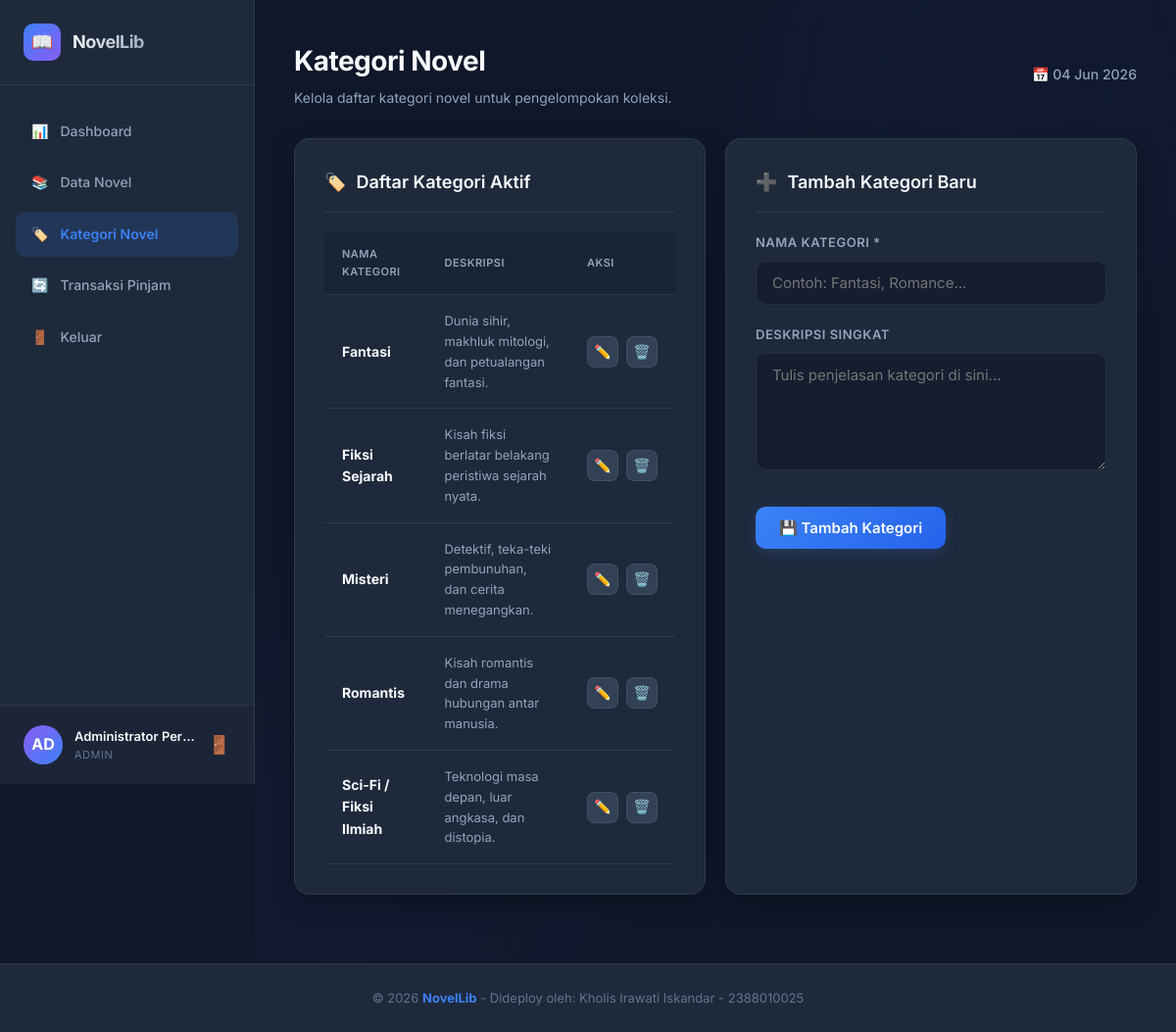
The app's page /categories.php (signed in) with its own data.
### tables this page shows
CREATE TABLE IF NOT EXISTS `categories` (
  `id` INT AUTO_INCREMENT PRIMARY KEY,
  `name` VARCHAR(50) NOT NULL UNIQUE,
  `description` TEXT DEFAULT NULL
);

### categories.php (the view, shortened to what this page needs)
<?php
require_once 'includes/header.php';
$edit_mode = false;
$edit_name = '';
$edit_desc = '';
?>
<div class="form-grid">
    <div class="card-section">
        <div class="section-title">
            <span>🏷️</span> Daftar Kategori Aktif
        </div>
        <div class="table-responsive">
            <table class="data-table">
                <thead>
                    <tr>
                        <th>Nama Kategori</th>
                        <th>Deskripsi</th>
                        <th style="width: 100px;">Aksi</th>
                    </tr>
                </thead>
                <tbody>
                    <?php
                    try {
                        $stmt = $pdo->query("SELECT * FROM categories ORDER BY name ASC");
                        $categories = $stmt->fetchAll();
                        if (count($categories) > 0) {
                            foreach ($categories as $row) {
                                echo "<tr>";
                                echo "<td><strong>" . htmlspecialchars($row['name']) . "</strong></td>";
                                echo "<td style='color: var(--text-secondary); font-size:13px;'>" . htmlspecialchars($row['description'] ?? '-') . "</td>";
                                echo "<td>
                                        <div class='actions-btn-group'>
                                            <a href='categories.php?edit_id={$row['id']}' class='btn-icon edit' title='Edit'>✏️</a>
                                            <a href='categories.php?delete_id={$row['id']}' class='btn-icon delete' title='Hapus' onclick=\"return confirm('Apakah Anda yakin ingin menghapus kategori ini? Novel dengan kategori ini akan dikosongkan kategorinya.');\">🗑️</a>
                                        </div>
                                      </td>";
                                echo "</tr>";
                            }
                        } else {
                            echo "<tr><td colspan='3' style='text-align: center; color: var(--text-muted);'>Belum ada data kategori.</td></tr>";
                        }
                    } catch (PDOException $e) {
                        echo "<tr><td colspan='3' class='alert alert-danger'>Gagal memuat data.</td></tr>";
                    }
                    ?>
                </tbody>
            </table>
        </div>
    </div>
    <div class="card-section">
        <div class="section-title">
            <span><?php echo $edit_mode ? '✏️' : '➕'; ?></span>
            <?php echo $edit_mode ? 'Edit Kategori' : 'Tambah Kategori Baru'; ?>
        </div>
        <form action="categories.php" method="POST">
            <div class="form-group">
                <label for="name">Nama Kategori *</label>
                <input type="text" id="name" name="name" class="input-control" placeholder="Contoh: Fantasi, Romance..." required value="<?php echo htmlspecialchars($edit_name); ?>">
            </div>
            <div class="form-group">
                <label for="description">Deskripsi Singkat</label>
                <textarea id="description" name="description" class="input-control" placeholder="Tulis penjelasan kategori di sini..." style="min-height: 120px;"><?php echo htmlspecialchars($edit_desc); ?></textarea>
            </div>
            <div style="margin-top: 30px;">
                <button type="submit" class="btn btn-primary">
                    <?php echo $edit_mode ? '💾 Perbarui Kategori' : '💾 Tambah Kategori'; ?>
                </button>
            </div>
        </form>
    </div>
</div>
<?php
require_once 'includes/footer.php';
?>

### assets/css/style.css (style rules this page uses)
:root { --bg-primary: #0f172a; --bg-secondary: #1e293b; --bg-accent: #334155; --text-primary: #f8fafc; --text-secondary: #94a3b8; --text-muted: #64748b; --primary: #3b82f6; --primary-hover: #2563eb; --primary-light: rgba(59, 130, 246, 0.15); --success: #10b981; --success-hover: #059669; --success-light: rgba(16, 185, 129, 0.15); --warning: #f59e0b; --warning-light: rgba(245, 158, 11, 0.15); --danger: #ef4444; --danger-hover: #dc2626; --danger-light: rgba(239, 68, 68, 0.15); --purple: #8b5cf6; --purple-light: rgba(139, 92, 246, 0.15); --border-color: rgba(255, 255, 255, 0.08); --card-shadow: 0 10px 30px -10px rgba(0, 0, 0, 0.5); --font-main: 'Inter', -apple-system, BlinkMacSystemFont, "Segoe UI", Roboto, sans-serif; --transition: all 0.3s cubic-bezier(0.4, 0, 0.2, 1); }
* { margin: 0; padding: 0; box-sizing: border-box; }
body { font-family: var(--font-main); background-color: var(--bg-primary); color: var(--text-primary); line-height: 1.6; min-height: 100vh; display: flex; flex-direction: column; }
a { color: var(--primary); text-decoration: none; transition: var(--transition); }
.form-group { margin-bottom: 20px; }
.form-group label { display: block; font-size: 13px; font-weight: 600; color: var(--text-secondary); margin-bottom: 8px; text-transform: uppercase; letter-spacing: 0.5px; }
.input-control { width: 100%; background-color: rgba(15, 23, 42, 0.6); border: 1px solid var(--border-color); border-radius: 10px; padding: 12px 16px; font-family: var(--font-main); color: var(--text-primary); font-size: 15px; transition: var(--transition); }
textarea.input-control { resize: vertical; min-height: 100px; }
.btn { display: inline-flex; align-items: center; justify-content: center; padding: 12px 24px; font-size: 15px; font-weight: 600; border-radius: 10px; cursor: pointer; transition: var(--transition); border: none; font-family: var(--font-main); gap: 8px; }
.btn-primary { background: linear-gradient(135deg, var(--primary), #2563eb); color: white; box-shadow: 0 4px 15px rgba(59, 130, 246, 0.2); }
.card-section { background-color: var(--bg-secondary); border: 1px solid var(--border-color); border-radius: 16px; padding: 30px; box-shadow: var(--card-shadow); margin-bottom: 30px; }
.section-title { font-size: 18px; font-weight: 600; margin-bottom: 20px; color: var(--text-primary); display: flex; align-items: center; gap: 10px; border-bottom: 1px solid var(--border-color); padding-bottom: 15px; }
.table-responsive { width: 100%; overflow-x: auto; }
table.data-table { width: 100%; border-collapse: collapse; text-align: left; font-size: 14px; }
table.data-table th { background-color: rgba(15, 23, 42, 0.3); color: var(--text-secondary); font-weight: 600; padding: 14px 18px; border-bottom: 1px solid var(--border-color); text-transform: uppercase; font-size: 11px; letter-spacing: 0.5px; }
table.data-table td { padding: 16px 18px; border-bottom: 1px solid var(--border-color); color: var(--text-primary); }
table.data-table tbody tr { transition: var(--transition); }
.actions-btn-group { display: flex; gap: 8px; }
.btn-icon { display: inline-flex; align-items: center; justify-content: center; width: 32px; height: 32px; border-radius: 8px; color: var(--text-secondary); background-color: var(--bg-accent); border: 1px solid var(--border-color); cursor: pointer; transition: var(--transition); }
.form-grid { display: grid; grid-template-columns: repeat(2, 1fr); gap: 20px; }

### records on screen
categories: name "Fantasi", description "Dunia sihir, makhluk mitologi, dan petualangan fantasi."
categories: name "Fiksi Sejarah", description "Kisah fiksi berlatar belakang peristiwa sejarah nyata."
categories: name "Misteri", description "Detektif, teka-teki pembunuhan, dan cerita menegangkan."
categories: name "Romantis", description "Kisah romantis dan drama hubungan antar manusia."
categories: name "Sci-Fi / Fiksi Ilmiah", description "Teknologi masa depan, luar angkasa, dan distopia."

### other values on screen
substr($_SESSION['username'], 0, 2) "AD"
$_SESSION['fullname'] "Administrator Per…"
$_SESSION['role'] "ADMIN"
$page_title "Kategori Novel"
$page_desc "Kelola daftar kategori novel untuk pengelompokan koleksi."
